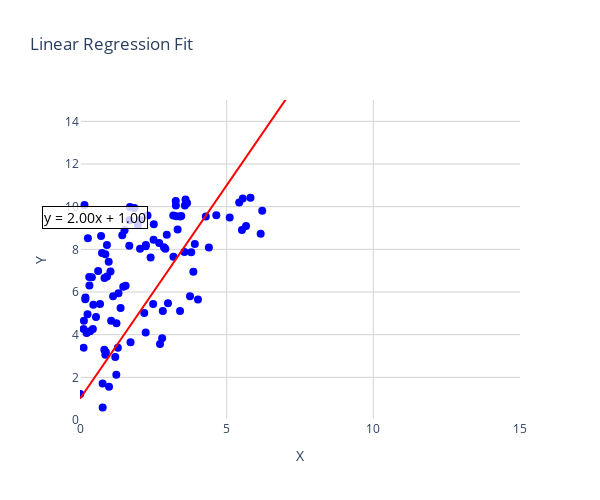

Notebook cell for this chart:
### Code cell
# generate some data
data = dg.generate_dataset(n_points=100, noise_level=3)


guess_slope = 2.00
guess_intercept = 1.00
# visualize the data
fig =viz.create_scatter_plot(data, guess_slope, guess_intercept)
# cal loss functions
error = lf.calculate_rmse(data["x"],data["y"], guess_slope, guess_intercept)
fig.show()
print(f"RMSE: {error:.2f}")

### Figure 1 — Plotly figure (JSON) as saved in the notebook; plotly's stock layout.template omitted (floating-point values rounded to 4 significant figures)
{"data": [{"hovertemplate": "X: %{x:.2f}<br>Y: %{y:.2f}<extra></extra>", "marker": {"color": "blue", "line": {"width": 0}, "size": 8}, "mode": "markers", "name": "Data Points", "type": "scatter", "x": [0.2254, 0.1528, 1.555, 3.288, 0.8815, 2.047, 2.239, 0.1214, 0.4537, 0.3456, 4.647, 3.865, 5.104, 3.751, 2.999, 1.858, 1.518, 3.329, 0.3217, 0.4385, 0.8649, 2.494, 2.516, 0.9172, 5.549, 1.474, 3.269, 3.264, 5.428, 3.411, 4.022, 0.5455, 0.2696, 0.1334, 3.649, 4.29, 5.812, 3.185, 0.9215, 0.8363, 2.408, 0.9892, 1.383, 6.159, 0.8644, 2.824, 5.52, 3.792, 0.3148, 1.238, 2.239, 3.915, 2.7, 0.2571, 1.203, 0.6181, 0.1797, 3.411, 2.728, 3.179, 0.7496, 2.245, 1.312, 1.44, 1.703, 0.8287, 2.301, 0.7186, 5.66, 3.575, 0.00749, 3.598, 1.128, 2.958, 2.909, 3.562, 3.454, 0.2439, 1.243, 0.4034, 2.19, 1.68, 6.212, 1.062, 1.688, 1.723, 2.861, 0.6822, 2.801, 0.7717, 2.508, 2.059, 0.7736, 1.04, 1.291, 0.1204, 0.9785, 1.973, 4.394, 0.1864], "y": [4.08, 10.08, 6.289, 9.548, 3.178, 8.03, 8.147, 3.392, 5.406, 4.16, 9.594, 6.954, 9.498, 5.795, 5.471, 9.943, 8.892, 8.926, 6.308, 4.263, 7.772, 5.436, 9.173, 8.197, 10.38, 6.241, 10.06, 10.27, 10.19, 5.113, 5.646, 4.828, 8.521, 4.655, 10.17, 9.539, 10.42, 7.65, 6.729, 6.659, 7.613, 1.556, 5.251, 8.727, 3.056, 5.111, 8.905, 7.863, 6.706, 2.12, 4.1, 8.245, 8.296, 4.956, 2.956, 6.984, 5.655, 9.539, 3.558, 9.588, 7.823, 8.202, 5.939, 8.657, 9.982, 3.294, 9.587, 8.626, 9.088, 10.05, 1.222, 10.33, 5.806, 8.688, 8.023, 7.872, 9.562, 4.119, 4.536, 6.691, 5.011, 8.165, 9.812, 4.651, 9.369, 3.647, 8.1, 5.432, 3.827, 1.717, 8.449, 9.373, 0.5878, 6.964, 3.382, 4.264, 7.414, 9.144, 8.092, 5.747]}, {"hoverinfo": "skip", "line": {"color": "red", "width": 2}, "mode": "lines", "name": "Regression Line", "type": "scatter", "x": [0, 15], "y": [1.0, 31.0]}], "layout": {"annotations": [{"bgcolor": "rgba(255, 255, 255, 0.8)", "bordercolor": "black", "borderwidth": 1, "font": {"color": "black", "size": 14}, "showarrow": false, "text": "y = 2.00x + 1.00", "x": 0.5, "y": 9.5}], "height": 500, "hovermode": "closest", "plot_bgcolor": "white", "showlegend": false, "title": {"text": "Linear Regression Fit"}, "width": 600, "xaxis": {"fixedrange": true, "gridcolor": "lightgray", "gridwidth": 1, "range": [0, 15], "showgrid": true, "title": {"text": "X"}}, "yaxis": {"fixedrange": true, "gridcolor": "lightgray", "gridwidth": 1, "range": [0, 15], "showgrid": true, "title": {"text": "Y"}}}}
